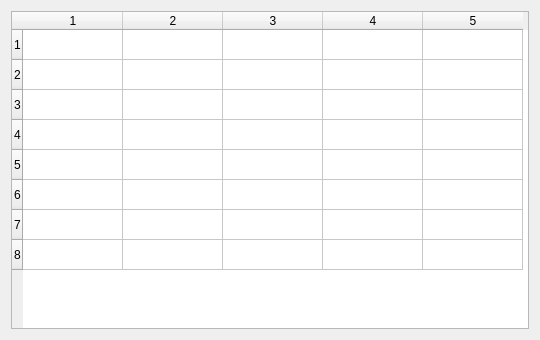
<?xml version="1.0" encoding="UTF-8"?>
<ui version="4.0"><class>Dialog</class><widget class="QDialog" name="Dialog"><property name="geometry"><rect><x>0</x><y>0</y><width>540</width><height>340</height></rect></property><property name="windowTitle"><string>#090 tables/175_size_8x5</string></property><layout class="QVBoxLayout" name="verticalLayout"><property name="leftMargin"><number>11</number></property><property name="topMargin"><number>11</number></property><property name="rightMargin"><number>11</number></property><property name="bottomMargin"><number>11</number></property><property name="spacing"><number>6</number></property><item><widget class="QTableWidget" name="table"><property name="rowCount"><number>8</number></property><property name="columnCount"><number>5</number></property></widget></item></layout></widget></ui>
